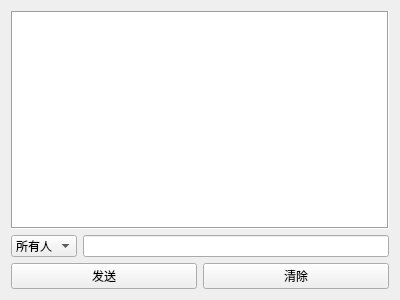
<?xml version="1.0" encoding="UTF-8"?>
<ui version="4.0">
 <class>messageForm</class>
 <widget class="QWidget" name="messageForm">
  <property name="geometry">
   <rect>
    <x>0</x>
    <y>0</y>
    <width>400</width>
    <height>300</height>
   </rect>
  </property>
  <property name="windowTitle">
   <string>Form</string>
  </property>
  <layout class="QVBoxLayout" name="verticalLayout">
   <item>
    <widget class="QTextEdit" name="textEdit">
     <property name="minimumSize">
      <size>
       <width>250</width>
       <height>0</height>
      </size>
     </property>
     <property name="maximumSize">
      <size>
       <width>16777215</width>
       <height>16777215</height>
      </size>
     </property>
     <property name="frameShape">
      <enum>QFrame::Box</enum>
     </property>
     <property name="frameShadow">
      <enum>QFrame::Sunken</enum>
     </property>
     <property name="readOnly">
      <bool>true</bool>
     </property>
    </widget>
   </item>
   <item>
    <layout class="QHBoxLayout" name="horizontalLayout_16">
     <item>
      <widget class="QComboBox" name="comboBox">
       <property name="enabled">
        <bool>true</bool>
       </property>
       <item>
        <property name="text">
         <string>所有人</string>
        </property>
       </item>
       <item>
        <property name="text">
         <string>主持人</string>
        </property>
       </item>
       <item>
        <property name="text">
         <string>成员A</string>
        </property>
       </item>
       <item>
        <property name="text">
         <string>成员B</string>
        </property>
       </item>
      </widget>
     </item>
     <item>
      <widget class="QLineEdit" name="lineEdit"/>
     </item>
    </layout>
   </item>
   <item>
    <layout class="QHBoxLayout" name="horizontalLayout_18">
     <item>
      <widget class="QPushButton" name="pushButton_26">
       <property name="text">
        <string>发送</string>
       </property>
      </widget>
     </item>
     <item>
      <widget class="QPushButton" name="pushButton_27">
       <property name="text">
        <string>清除</string>
       </property>
      </widget>
     </item>
    </layout>
   </item>
  </layout>
 </widget>
 <resources/>
 <connections/>
</ui>
